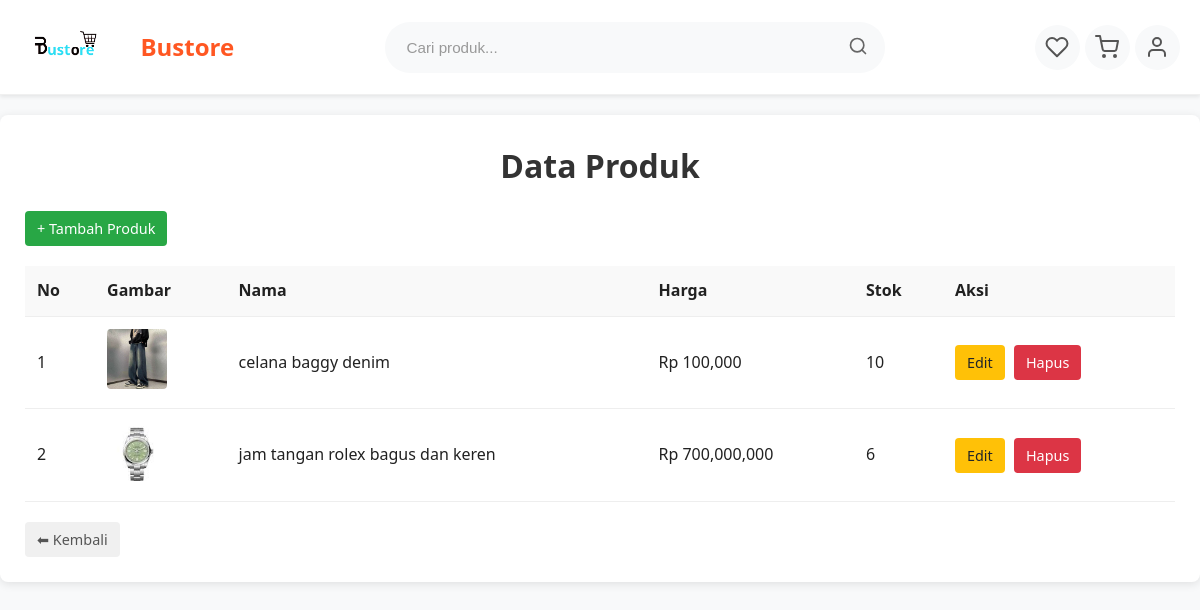
/admin/products.php (signed in), run on the app's committed database.
### tables this page shows
CREATE TABLE `products` (
  `id` int(11) NOT NULL,
  `category_id` int(11) NOT NULL,
  `name` varchar(255) NOT NULL,
  `author` varchar(255) NOT NULL,
  `publisher` varchar(255) NOT NULL,
  `price` int(11) NOT NULL,
  `stock` int(11) NOT NULL DEFAULT 0,
  `image` varchar(255) NOT NULL DEFAULT 'default.jpg',
  `description` text DEFAULT NULL,
  `rating` decimal(3,2) NOT NULL DEFAULT 0.00,
  `sold` int(11) NOT NULL DEFAULT 0,
  `weight` decimal(8,2) DEFAULT NULL
);

### admin/products.php (the view, shortened to what this page needs)
<?php
include '../config/database.php';
?>
<!DOCTYPE html>
<html lang="id">
<head>
    <link rel="stylesheet" href="../assets/css/style.css">
</head>
<body>
    <?php include '../partials/navbar.php'; ?>
    <div class="container">
        <h2>Data Produk</h2>
        <a href="product_add.php" class="btn btn-add add-product-btn">+ Tambah Produk</a>
        <table>
            <tr>
                <th>No</th>
                <th>Gambar</th>
                <th>Nama</th>
                <th>Harga</th>
                <th>Stok</th>
                <th>Aksi</th>
            </tr>
            <?php
            $no = 1;
            $q = mysqli_query($conn, "SELECT * FROM products ORDER BY id DESC");
            while ($p = mysqli_fetch_assoc($q)) {
            ?>
            <tr>
                <td><?= $no++ ?></td>
                <td><img src="../assets/img/<?= $p['image'] ?>" alt="<?= $p['name'] ?>" class="product-img"></td>
                <td><?= htmlspecialchars($p['name']) ?></td>
                <td>Rp <?= number_format($p['price']) ?></td>
                <td><?= $p['stock'] ?></td>
                <td>
                    <a href="product_edit.php?id=<?= $p['id'] ?>" class="btn btn-edit">Edit</a>
                    <a href="product_delete.php?id=<?= $p['id'] ?>" class="btn btn-delete" onclick="return confirm('Hapus produk?')">Hapus</a>
                </td>
            </tr>
            <?php } ?>
        </table>
        <a href="dashboard.php" class="btn btn-back">⬅ Kembali</a>
    </div>
</body>
</html>

### assets/css/style.css (style rules this page uses)
* { margin: 0; padding: 0; box-sizing: border-box; }
body { font-family: 'Segoe UI', Tahoma, Geneva, Verdana, sans-serif; background-color: #f8f9fa; color: #212121; line-height: 1.6; }
.container { max-width: 1200px; margin: 0 auto; padding: 0 20px; }
h1, h2, h3, h4 { margin-bottom: 15px; font-weight: 600; }
h2 { font-size: 2rem; text-align: center; margin-bottom: 40px; color: #212121; }
.btn { display: inline-block; padding: 12px 24px; border-radius: 6px; text-decoration: none; font-weight: 600; cursor: pointer; transition: all 0.3s ease; border: none; font-size: 1rem; text-align: center; }

### admin/products.php (style rules this page uses)
.container { max-width: 1200px; margin: 20px auto; background: white; padding: 25px; border-radius: 8px; box-shadow: 0 2px 10px rgba(0,0,0,0.1); }
h2 { margin-bottom: 20px; color: #333; }
.add-product-btn { margin-bottom: 20px; display: inline-block; }
table { width: 100%; border-collapse: collapse; }
th, td { padding: 12px; text-align: left; border-bottom: 1px solid #eee; }
th { background-color: #f9f9f9; font-weight: 600; }
.product-img { width: 60px; height: 60px; object-fit: cover; border-radius: 4px; }
.btn { padding: 6px 12px; border-radius: 4px; border: none; cursor: pointer; text-decoration: none; display: inline-block; font-weight: 500; font-size: 0.9rem; transition: all 0.2s; margin-right: 5px; }
.btn-edit { background: #ffc107; color: #212529; }
.btn-delete { background: #dc3545; color: white; }
.btn-add { background: #28a745; color: white; }
.btn-back { background: #f0f0f0; color: #555; margin-top: 20px; display: inline-block; }

### data on the page
products: image (picture), name "celana baggy denim", price "100,000", stock "10"
products: image (picture), name "jam tangan rolex bagus dan keren", price "700,000,000", stock "6"
